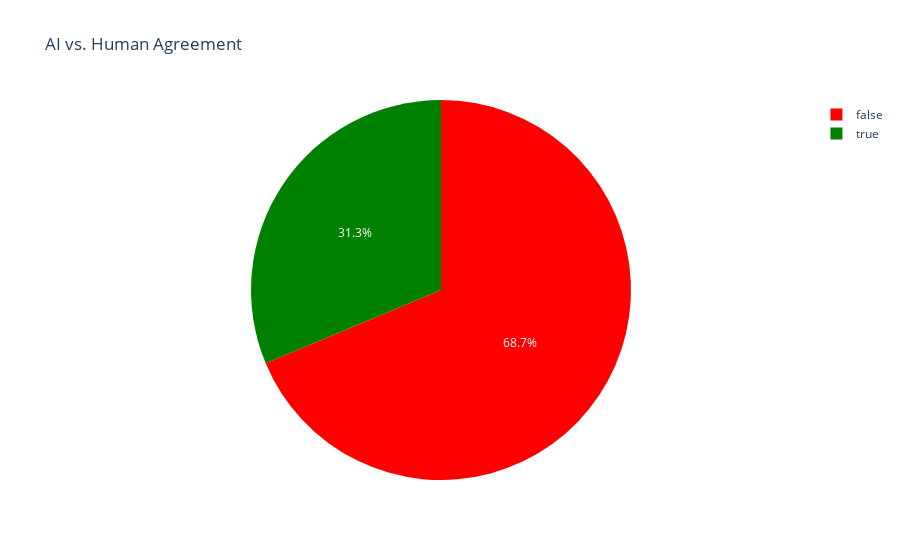

Notebook code for this chart:
### Code cell
fig = px.pie(df, names="evaluator_agreement", title="AI vs. Human Agreement", color_discrete_sequence=["red", "green"])
fig.show()

### Figure 1 — Plotly figure (JSON) as saved in the notebook; plotly's stock layout.template omitted (floating-point values rounded to 4 significant figures; data arrays with more than 128 entries replaced by an {"elided": "..."} marker saying what was removed)
{"data": [{"domain": {"x": [0, 1], "y": [0, 1]}, "hovertemplate": "evaluator_agreement=%{label}<extra></extra>", "labels": {"elided": "8870 bool values"}, "legendgroup": "", "name": "", "showlegend": true, "type": "pie"}], "layout": {"legend": {"tracegroupgap": 0}, "piecolorway": ["red", "green"], "title": {"text": "AI vs. Human Agreement"}}}
